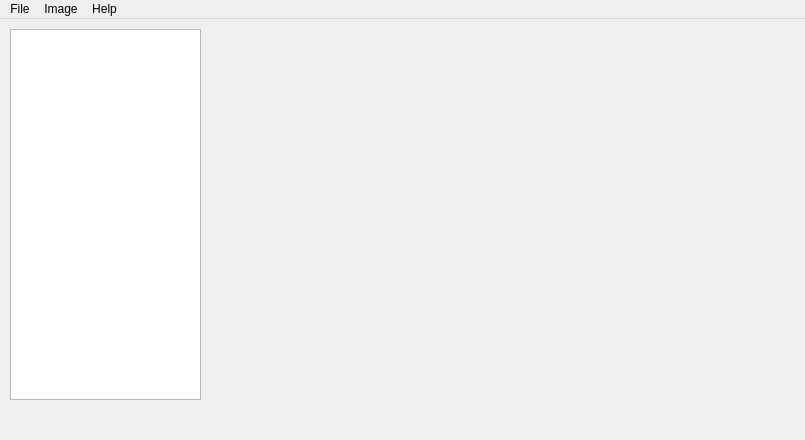
<?xml version="1.0" encoding="UTF-8"?>
<ui version="4.0">
 <class>MainWindow</class>
 <widget class="QMainWindow" name="MainWindow">
  <property name="geometry">
   <rect>
    <x>0</x>
    <y>0</y>
    <width>805</width>
    <height>440</height>
   </rect>
  </property>
  <property name="windowTitle">
   <string>BSV Recovery - RecoveryJpeg v1.2.0</string>
  </property>
  <property name="windowIcon">
   <iconset>
    <normaloff>Logo/logo.ico</normaloff>Logo/logo.ico</iconset>
  </property>
  <widget class="QWidget" name="centralwidget">
   <widget class="QListWidget" name="listWidget">
    <property name="geometry">
     <rect>
      <x>10</x>
      <y>10</y>
      <width>191</width>
      <height>371</height>
     </rect>
    </property>
   </widget>
   <widget class="QLabel" name="label">
    <property name="geometry">
     <rect>
      <x>210</x>
      <y>30</y>
      <width>581</width>
      <height>351</height>
     </rect>
    </property>
    <property name="autoFillBackground">
     <bool>false</bool>
    </property>
    <property name="text">
     <string/>
    </property>
    <property name="scaledContents">
     <bool>true</bool>
    </property>
    <property name="wordWrap">
     <bool>false</bool>
    </property>
   </widget>
   <widget class="QLabel" name="label_2">
    <property name="geometry">
     <rect>
      <x>210</x>
      <y>10</y>
      <width>200</width>
      <height>16</height>
     </rect>
    </property>
    <property name="text">
     <string/>
    </property>
   </widget>
   <widget class="QLabel" name="label_Copyright">
    <property name="geometry">
     <rect>
      <x>10</x>
      <y>390</y>
      <width>281</width>
      <height>21</height>
     </rect>
    </property>
    <property name="font">
     <font>
      <family>Segoe UI</family>
      <pointsize>10</pointsize>
      <bold>true</bold>
     </font>
    </property>
    <property name="text">
     <string/>
    </property>
   </widget>
  </widget>
  <widget class="QMenuBar" name="menubar">
   <property name="geometry">
    <rect>
     <x>0</x>
     <y>0</y>
     <width>805</width>
     <height>22</height>
    </rect>
   </property>
   <widget class="QMenu" name="menuFile">
    <property name="title">
     <string>File</string>
    </property>
    <widget class="QMenu" name="menuOpen">
     <property name="title">
      <string>Open</string>
     </property>
     <addaction name="Open_File"/>
     <addaction name="Open_Folder"/>
    </widget>
    <widget class="QMenu" name="menuUsing_Header">
     <property name="title">
      <string>Using Header</string>
     </property>
     <addaction name="None_Hex"/>
     <addaction name="x25805"/>
     <addaction name="RAW"/>
    </widget>
    <addaction name="menuOpen"/>
    <addaction name="menuUsing_Header"/>
   </widget>
   <widget class="QMenu" name="menuImage">
    <property name="title">
     <string>Image</string>
    </property>
    <addaction name="Save"/>
    <addaction name="Export"/>
    <addaction name="separator"/>
    <addaction name="Edit_Image"/>
    <addaction name="Create_New"/>
   </widget>
   <widget class="QMenu" name="menuHelp">
    <property name="title">
     <string>Help</string>
    </property>
    <addaction name="Key"/>
   </widget>
   <addaction name="menuFile"/>
   <addaction name="menuImage"/>
   <addaction name="menuHelp"/>
  </widget>
  <action name="open_file">
   <property name="text">
    <string>Open</string>
   </property>
  </action>
  <action name="actionSave_as">
   <property name="text">
    <string>Save as</string>
   </property>
  </action>
  <action name="Save">
   <property name="text">
    <string>Save As</string>
   </property>
   <property name="shortcut">
    <string>Ctrl+S</string>
   </property>
  </action>
  <action name="Open_File">
   <property name="text">
    <string>Open File</string>
   </property>
   <property name="shortcut">
    <string>Ctrl+O</string>
   </property>
  </action>
  <action name="Open_Folder">
   <property name="text">
    <string>Open Folder</string>
   </property>
   <property name="shortcut">
    <string>Ctrl+Alt+O</string>
   </property>
  </action>
  <action name="actionNone">
   <property name="text">
    <string>None</string>
   </property>
  </action>
  <action name="None_Hex">
   <property name="text">
    <string>None</string>
   </property>
   <property name="shortcut">
    <string>Alt+N</string>
   </property>
  </action>
  <action name="Export">
   <property name="text">
    <string>Export Folder</string>
   </property>
   <property name="shortcut">
    <string>Ctrl+Alt+S</string>
   </property>
  </action>
  <action name="x25805">
   <property name="text">
    <string>x25805</string>
   </property>
   <property name="shortcut">
    <string>Alt+X</string>
   </property>
  </action>
  <action name="Edit_Image">
   <property name="text">
    <string>Edit Image</string>
   </property>
   <property name="shortcut">
    <string>Ctrl+E</string>
   </property>
  </action>
  <action name="Key">
   <property name="text">
    <string>Key</string>
   </property>
  </action>
  <action name="actionCanon_RAW_CR2">
   <property name="text">
    <string>Canon RAW CR2</string>
   </property>
  </action>
  <action name="actionSony_RAW_ARW">
   <property name="text">
    <string>Sony RAW ARW</string>
   </property>
  </action>
  <action name="actionNikon_RAW_NEF">
   <property name="text">
    <string>Nikon RAW NEF</string>
   </property>
  </action>
  <action name="RAW">
   <property name="text">
    <string>File RAW</string>
   </property>
   <property name="shortcut">
    <string>Alt+R</string>
   </property>
  </action>
  <action name="ARW">
   <property name="text">
    <string>Sony RAW ARW</string>
   </property>
  </action>
  <action name="CR2">
   <property name="text">
    <string>Canon RAW CR2</string>
   </property>
  </action>
  <action name="Create_New">
   <property name="text">
    <string>Create New </string>
   </property>
   <property name="shortcut">
    <string>Ctrl+N</string>
   </property>
  </action>
  <action name="actionOpen_Disk">
   <property name="text">
    <string>Disk</string>
   </property>
  </action>
 </widget>
 <resources/>
 <connections/>
</ui>
